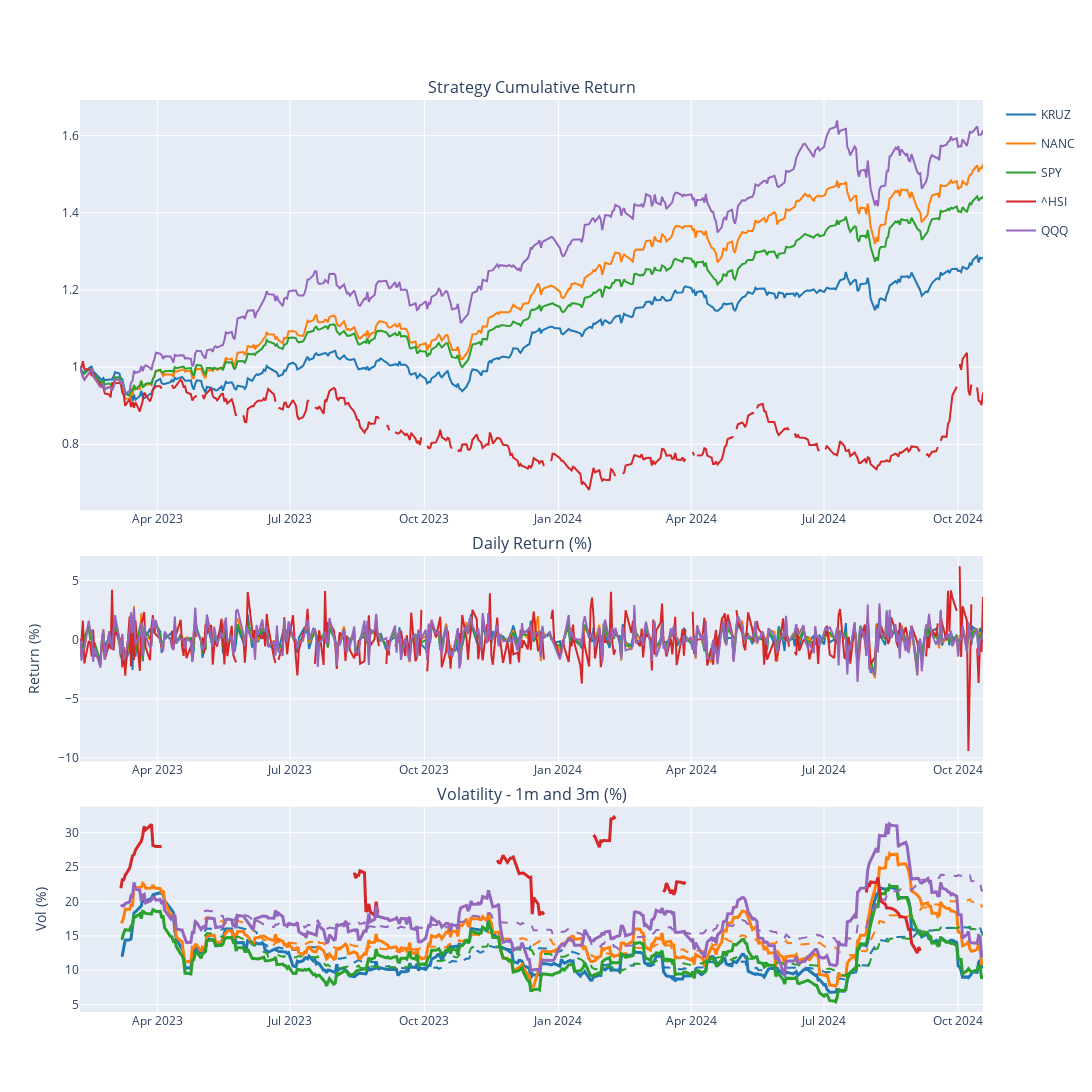
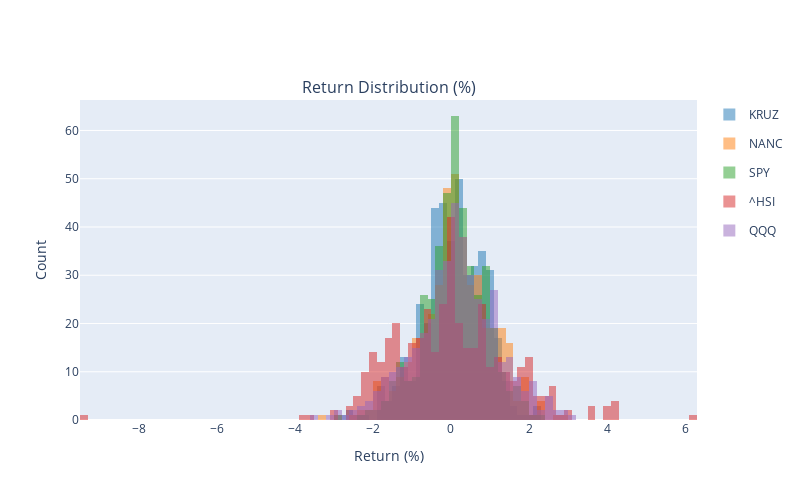

Here is the notebook cell these charts were saved with, in order:
### Markdown cell above
### Benchmark

### Code cell
performance_summary_plot(df_return, tickers, benchmark=['SPY', '^HSI', 'QQQ'])

### Figure 1 — Plotly figure (JSON) as saved in the notebook; plotly's stock layout.template omitted (floating-point values rounded to 4 significant figures; data arrays with more than 128 entries replaced by an {"elided": "..."} marker saying what was removed)
{"data": [{"legendgroup": "KRUZ", "marker": {"color": "rgb(31, 119, 180)"}, "name": "KRUZ", "type": "scatter", "x": {"elided": "428 str values"}, "xaxis": "x", "y": {"elided": "428 float values"}, "yaxis": "y"}, {"legendgroup": "KRUZ", "marker": {"color": "rgb(31, 119, 180)"}, "name": "KRUZ", "showlegend": false, "type": "scatter", "x": {"elided": "428 str values"}, "xaxis": "x2", "y": {"elided": "428 float values"}, "yaxis": "y2"}, {"legendgroup": "KRUZ", "line": {"width": 3}, "marker": {"color": "rgb(31, 119, 180)"}, "name": "1m - KRUZ", "showlegend": false, "type": "scatter", "x": {"elided": "428 str values"}, "xaxis": "x3", "y": {"elided": "428 float values"}, "yaxis": "y3"}, {"legendgroup": "KRUZ", "line": {"dash": "dash"}, "marker": {"color": "rgb(31, 119, 180)"}, "name": "3m - KRUZ", "showlegend": false, "type": "scatter", "x": {"elided": "428 str values"}, "xaxis": "x3", "y": {"elided": "428 float values"}, "yaxis": "y3"}, {"legendgroup": "NANC", "marker": {"color": "rgb(255, 127, 14)"}, "name": "NANC", "type": "scatter", "x": {"elided": "428 str values"}, "xaxis": "x", "y": {"elided": "428 float values"}, "yaxis": "y"}, {"legendgroup": "NANC", "marker": {"color": "rgb(255, 127, 14)"}, "name": "NANC", "showlegend": false, "type": "scatter", "x": {"elided": "428 str values"}, "xaxis": "x2", "y": {"elided": "428 float values"}, "yaxis": "y2"}, {"legendgroup": "NANC", "line": {"width": 3}, "marker": {"color": "rgb(255, 127, 14)"}, "name": "1m - NANC", "showlegend": false, "type": "scatter", "x": {"elided": "428 str values"}, "xaxis": "x3", "y": {"elided": "428 float values"}, "yaxis": "y3"}, {"legendgroup": "NANC", "line": {"dash": "dash"}, "marker": {"color": "rgb(255, 127, 14)"}, "name": "3m - NANC", "showlegend": false, "type": "scatter", "x": {"elided": "428 str values"}, "xaxis": "x3", "y": {"elided": "428 float values"}, "yaxis": "y3"}, {"legendgroup": "SPY", "marker": {"color": "rgb(44, 160, 44)"}, "name": "SPY", "type": "scatter", "x": {"elided": "428 str values"}, "xaxis": "x", "y": {"elided": "428 float values"}, "yaxis": "y"}, {"legendgroup": "SPY", "marker": {"color": "rgb(44, 160, 44)"}, "name": "SPY", "showlegend": false, "type": "scatter", "x": {"elided": "428 str values"}, "xaxis": "x2", "y": {"elided": "428 float values"}, "yaxis": "y2"}, {"legendgroup": "SPY", "line": {"width": 3}, "marker": {"color": "rgb(44, 160, 44)"}, "name": "1m - SPY", "showlegend": false, "type": "scatter", "x": {"elided": "428 str values"}, "xaxis": "x3", "y": {"elided": "428 float values"}, "yaxis": "y3"}, {"legendgroup": "SPY", "line": {"dash": "dash"}, "marker": {"color": "rgb(44, 160, 44)"}, "name": "3m - SPY", "showlegend": false, "type": "scatter", "x": {"elided": "428 str values"}, "xaxis": "x3", "y": {"elided": "428 float values"}, "yaxis": "y3"}, {"legendgroup": "^HSI", "marker": {"color": "rgb(214, 39, 40)"}, "name": "^HSI", "type": "scatter", "x": {"elided": "428 str values"}, "xaxis": "x", "y": {"elided": "428 float values"}, "yaxis": "y"}, {"legendgroup": "^HSI", "marker": {"color": "rgb(214, 39, 40)"}, "name": "^HSI", "showlegend": false, "type": "scatter", "x": {"elided": "428 str values"}, "xaxis": "x2", "y": {"elided": "428 float values"}, "yaxis": "y2"}, {"legendgroup": "^HSI", "line": {"width": 3}, "marker": {"color": "rgb(214, 39, 40)"}, "name": "1m - ^HSI", "showlegend": false, "type": "scatter", "x": {"elided": "428 str values"}, "xaxis": "x3", "y": {"elided": "428 float values"}, "yaxis": "y3"}, {"legendgroup": "^HSI", "line": {"dash": "dash"}, "marker": {"color": "rgb(214, 39, 40)"}, "name": "3m - ^HSI", "showlegend": false, "type": "scatter", "x": {"elided": "428 str values"}, "xaxis": "x3", "y": {"elided": "428 null values"}, "yaxis": "y3"}, {"legendgroup": "QQQ", "marker": {"color": "rgb(148, 103, 189)"}, "name": "QQQ", "type": "scatter", "x": {"elided": "428 str values"}, "xaxis": "x", "y": {"elided": "428 float values"}, "yaxis": "y"}, {"legendgroup": "QQQ", "marker": {"color": "rgb(148, 103, 189)"}, "name": "QQQ", "showlegend": false, "type": "scatter", "x": {"elided": "428 str values"}, "xaxis": "x2", "y": {"elided": "428 float values"}, "yaxis": "y2"}, {"legendgroup": "QQQ", "line": {"width": 3}, "marker": {"color": "rgb(148, 103, 189)"}, "name": "1m - QQQ", "showlegend": false, "type": "scatter", "x": {"elided": "428 str values"}, "xaxis": "x3", "y": {"elided": "428 float values"}, "yaxis": "y3"}, {"legendgroup": "QQQ", "line": {"dash": "dash"}, "marker": {"color": "rgb(148, 103, 189)"}, "name": "3m - QQQ", "showlegend": false, "type": "scatter", "x": {"elided": "428 str values"}, "xaxis": "x3", "y": {"elided": "428 float values"}, "yaxis": "y3"}], "layout": {"annotations": [{"font": {"size": 16}, "showarrow": false, "text": "Strategy Cumulative Return", "x": 0.5, "xanchor": "center", "xref": "paper", "y": 1, "yanchor": "bottom", "yref": "paper"}, {"font": {"size": 16}, "showarrow": false, "text": "Daily Return (%)", "x": 0.5, "xanchor": "center", "xref": "paper", "y": 0.5, "yanchor": "bottom", "yref": "paper"}, {"font": {"size": 16}, "showarrow": false, "text": "Volatility - 1m and 3m (%)", "x": 0.5, "xanchor": "center", "xref": "paper", "y": 0.225, "yanchor": "bottom", "yref": "paper"}], "height": 1200, "hovermode": "x", "width": 1500, "xaxis": {"anchor": "y", "domain": [0, 1], "matches": "x3", "showticklabels": true}, "xaxis2": {"anchor": "y2", "domain": [0, 1], "matches": "x3", "showticklabels": true}, "xaxis3": {"anchor": "y3", "domain": [0, 1], "showticklabels": true}, "yaxis": {"anchor": "x", "domain": [0.55, 1]}, "yaxis2": {"anchor": "x2", "domain": [0.275, 0.5], "title": {"text": "Return (%)"}}, "yaxis3": {"anchor": "x3", "domain": [0, 0.225], "title": {"text": "Vol (%)"}}}}

### Figure 2 — Plotly figure (JSON) as saved in the notebook; plotly's stock layout.template omitted (floating-point values rounded to 4 significant figures; data arrays with more than 128 entries replaced by an {"elided": "..."} marker saying what was removed)
{"data": [{"legendgroup": "KRUZ", "marker": {"color": "rgb(31, 119, 180)"}, "name": "KRUZ", "opacity": 0.5, "showlegend": true, "type": "histogram", "x": {"elided": "425 float values"}, "xaxis": "x", "xbins": {"size": 0.2}, "yaxis": "y"}, {"legendgroup": "NANC", "marker": {"color": "rgb(255, 127, 14)"}, "name": "NANC", "opacity": 0.5, "showlegend": true, "type": "histogram", "x": {"elided": "424 float values"}, "xaxis": "x", "xbins": {"size": 0.2}, "yaxis": "y"}, {"legendgroup": "SPY", "marker": {"color": "rgb(44, 160, 44)"}, "name": "SPY", "opacity": 0.5, "showlegend": true, "type": "histogram", "x": {"elided": "426 float values"}, "xaxis": "x", "xbins": {"size": 0.2}, "yaxis": "y"}, {"legendgroup": "^HSI", "marker": {"color": "rgb(214, 39, 40)"}, "name": "^HSI", "opacity": 0.5, "showlegend": true, "type": "histogram", "x": {"elided": "427 float values"}, "xaxis": "x", "xbins": {"size": 0.2}, "yaxis": "y"}, {"legendgroup": "QQQ", "marker": {"color": "rgb(148, 103, 189)"}, "name": "QQQ", "opacity": 0.5, "showlegend": true, "type": "histogram", "x": {"elided": "427 float values"}, "xaxis": "x", "xbins": {"size": 0.2}, "yaxis": "y"}], "layout": {"annotations": [{"font": {"size": 16}, "showarrow": false, "text": "Return Distribution (%)", "x": 0.5, "xanchor": "center", "xref": "paper", "y": 1, "yanchor": "bottom", "yref": "paper"}], "barmode": "overlay", "height": 500, "hovermode": "x", "width": 800, "xaxis": {"anchor": "y", "domain": [0, 1], "title": {"text": "Return (%)"}}, "yaxis": {"anchor": "x", "domain": [0, 1], "title": {"text": "Count"}}}}
